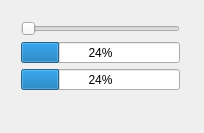
<?xml version="1.0" encoding="UTF-8"?>
<ui version="4.0">
 <class>MainWindow</class>
 <widget class="QMainWindow" name="MainWindow">
  <property name="geometry">
   <rect>
    <x>0</x>
    <y>0</y>
    <width>204</width>
    <height>133</height>
   </rect>
  </property>
  <property name="windowTitle">
   <string>MainWindow</string>
  </property>
  <widget class="QWidget" name="centralWidget">
   <widget class="QWidget" name="">
    <property name="geometry">
     <rect>
      <x>10</x>
      <y>10</y>
      <width>181</width>
      <height>91</height>
     </rect>
    </property>
    <layout class="QVBoxLayout" name="verticalLayout">
     <item>
      <widget class="QSlider" name="horizontalSlider">
       <property name="orientation">
        <enum>Qt::Horizontal</enum>
       </property>
      </widget>
     </item>
     <item>
      <widget class="QProgressBar" name="progressBar">
       <property name="value">
        <number>24</number>
       </property>
      </widget>
     </item>
     <item>
      <widget class="QProgressBar" name="progressBar_2">
       <property name="value">
        <number>24</number>
       </property>
      </widget>
     </item>
    </layout>
   </widget>
  </widget>
  <widget class="QMenuBar" name="menuBar">
   <property name="geometry">
    <rect>
     <x>0</x>
     <y>0</y>
     <width>204</width>
     <height>21</height>
    </rect>
   </property>
  </widget>
 </widget>
 <layoutdefault spacing="6" margin="11"/>
 <resources/>
 <connections/>
</ui>
